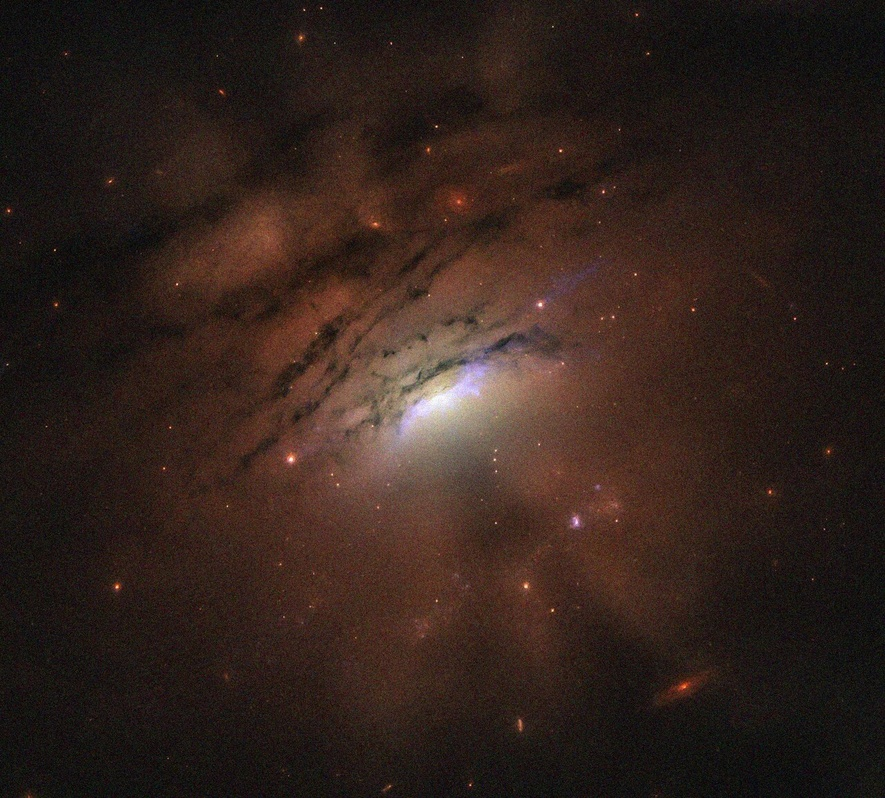
%> input picture 3rdYears/Y3T2/ComputerVision/Lab04-UnsharpMasking/dark_rays.jpg, 885 x 798 px, shrunk from 1600 x 1443 before the run
$ octave Lab04_Doing.m   (GNU Octave 9; MATLAB toolbox functions it lacks are replaced by stand-ins)
%> lines starting %> are read from the running program, lines starting %| are printed output that depends on the picture
im = imread('dark_rays.jpg');
%> im is the input picture: size 798x885x3 uint8; mean R, G, B 49.7, 34.4, 28.4

%1
subplot(1, 3, 1);
imshow(im);
title('Original');

%2
b1 = medfilt2(im(:, :, 1), [11, 11]);
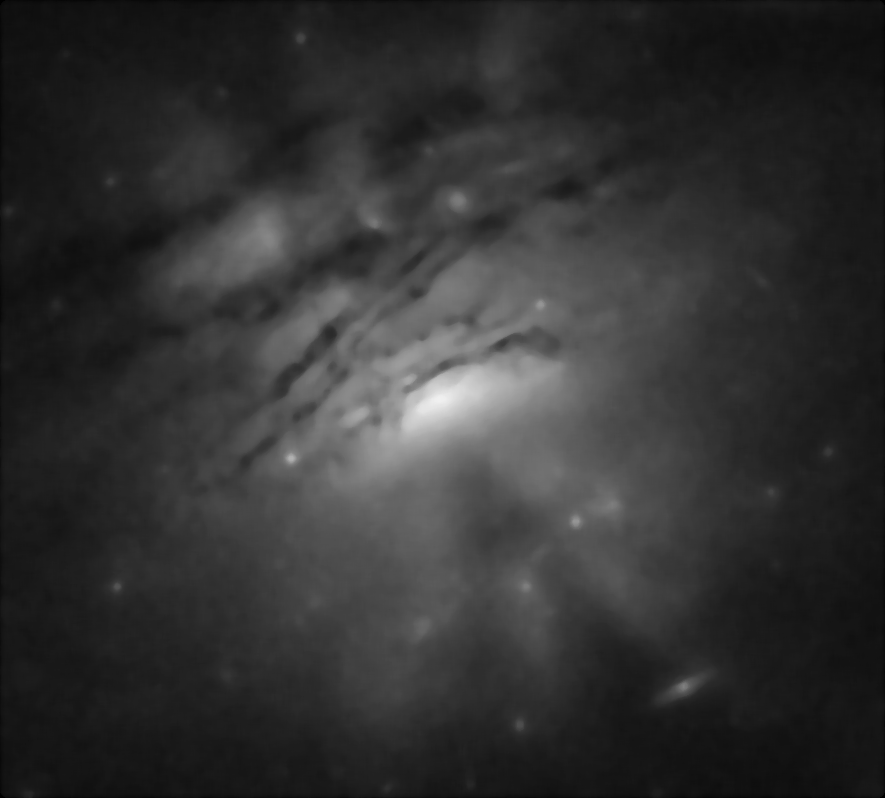
%> b1: size 798x885 uint8; min 0, max 240, mean 49.4
b2 = medfilt2(im(:, :, 2), [11, 11]);
b3 = medfilt2(im(:, :, 3), [11, 11]);
blur_image = cat(3, b1, b2, b3);
edge_image = im - blur_image;
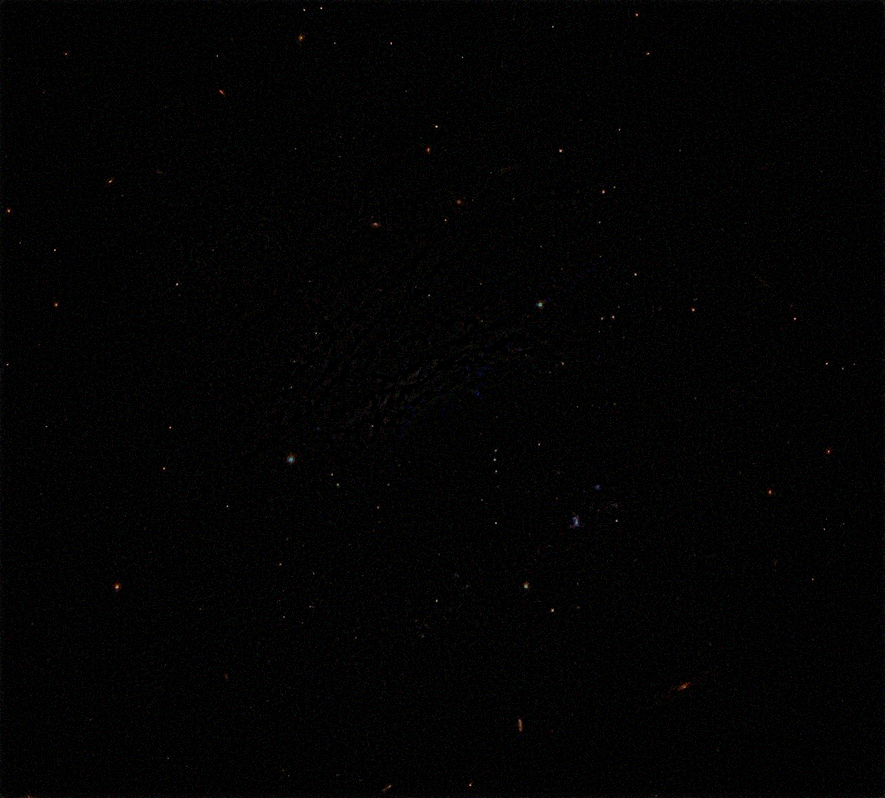
%> edge_image: size 798x885x3 uint8; mean R, G, B 2.9, 2.8, 2.8
% 4.5 for medfilt2
output_image = im + (2.5 * edge_image);
% [4 lines of commented-out code are left out]
out = imboxfilt(output_image, 3);
subplot(1, 3, 2);
imshow(out);
title('Unsharp - imboxfilt');

%3
b1 = medfilt2(im(:, :, 1), [11, 11]);
b2 = medfilt2(im(:, :, 2), [11, 11]);
b3 = medfilt2(im(:, :, 3), [11, 11]);
blur_image = cat(3, b1, b2, b3);
edge_image = im - blur_image;
% 4.5 for medfilt2
output_image = im + (4.7 * edge_image);
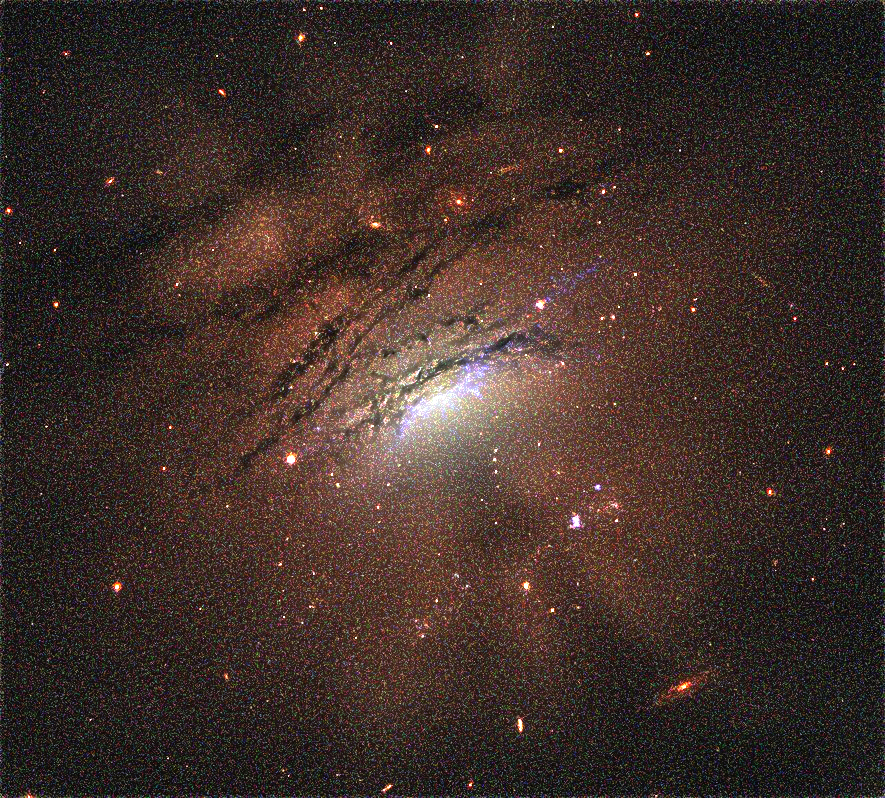
%> output_image: size 798x885x3 uint8; mean R, G, B 63, 47.4, 41.5
o1 = medfilt2(output_image(:, :, 1), [4, 4]);
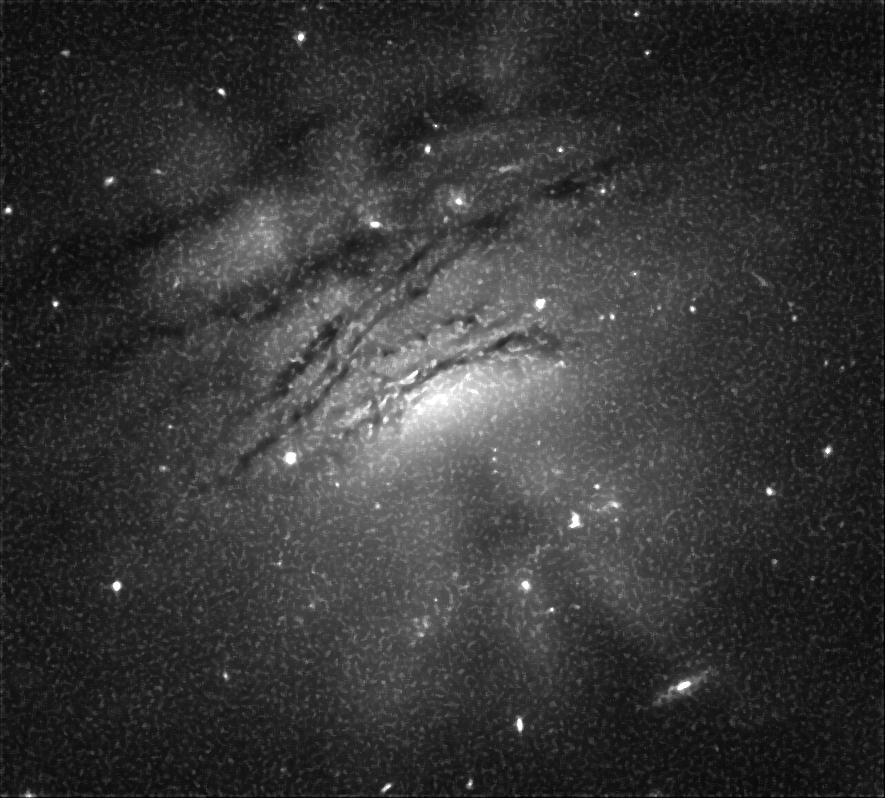
%> o1: size 798x885 uint8; min 0, max 255, mean 54.6
o2 = medfilt2(output_image(:, :, 2), [4, 4]);
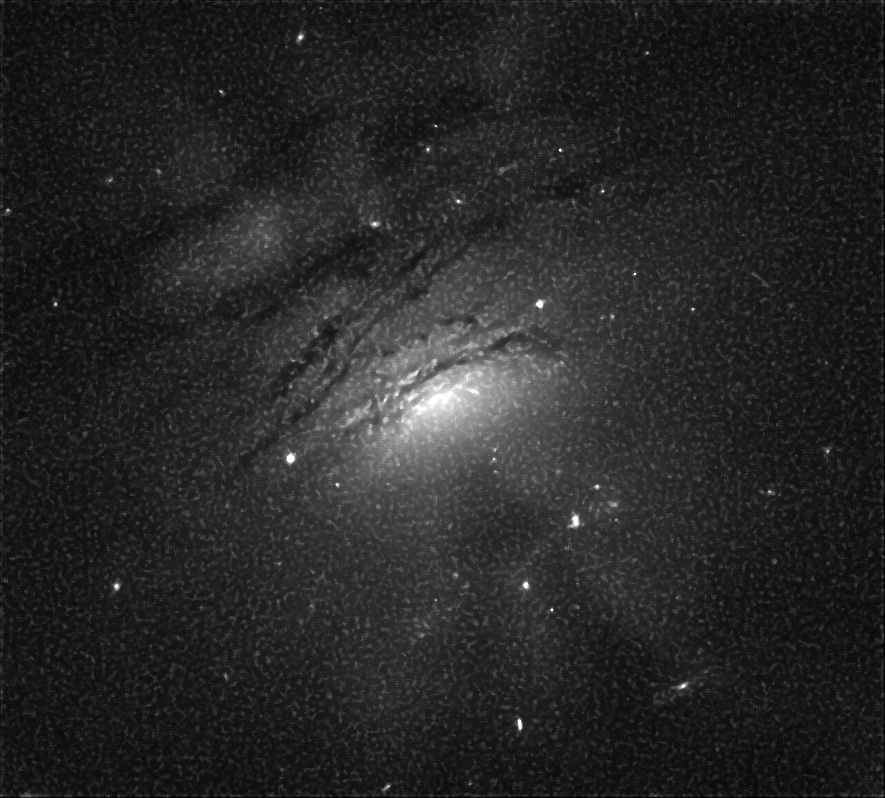
%> o2: size 798x885 uint8; min 0, max 255, mean 38.7
o3 = medfilt2(output_image(:, :, 3), [4, 4]);
out = cat(3, o1, o2, o3);
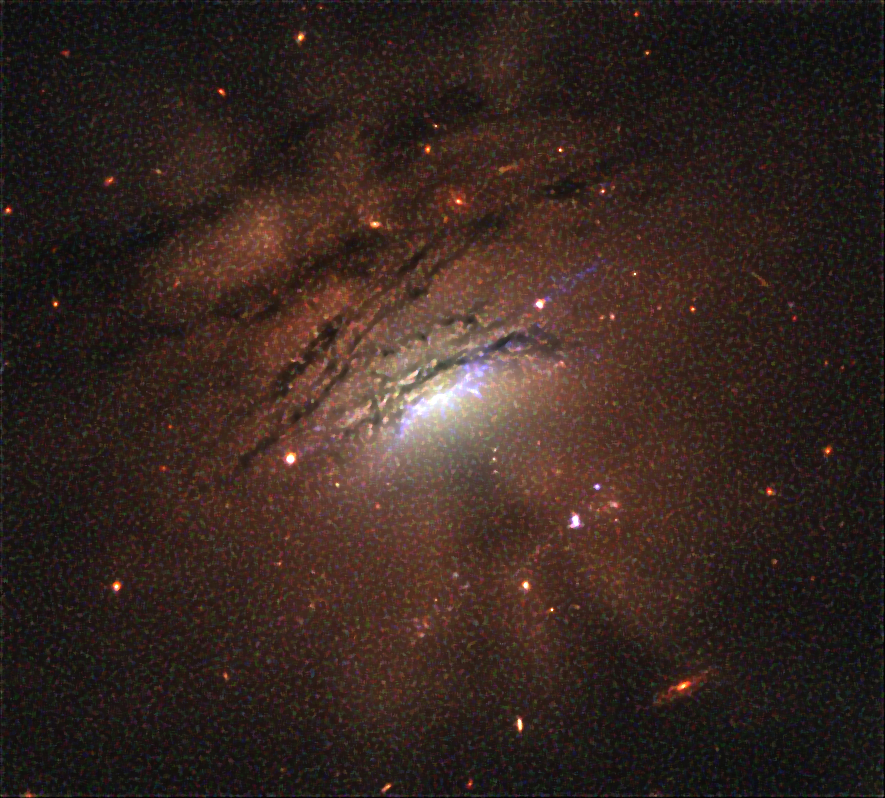
%> out: size 798x885x3 uint8; mean R, G, B 54.6, 38.7, 32.9
subplot(1, 3, 3);
imshow(out);
title('Unsharp - medfilt2');
